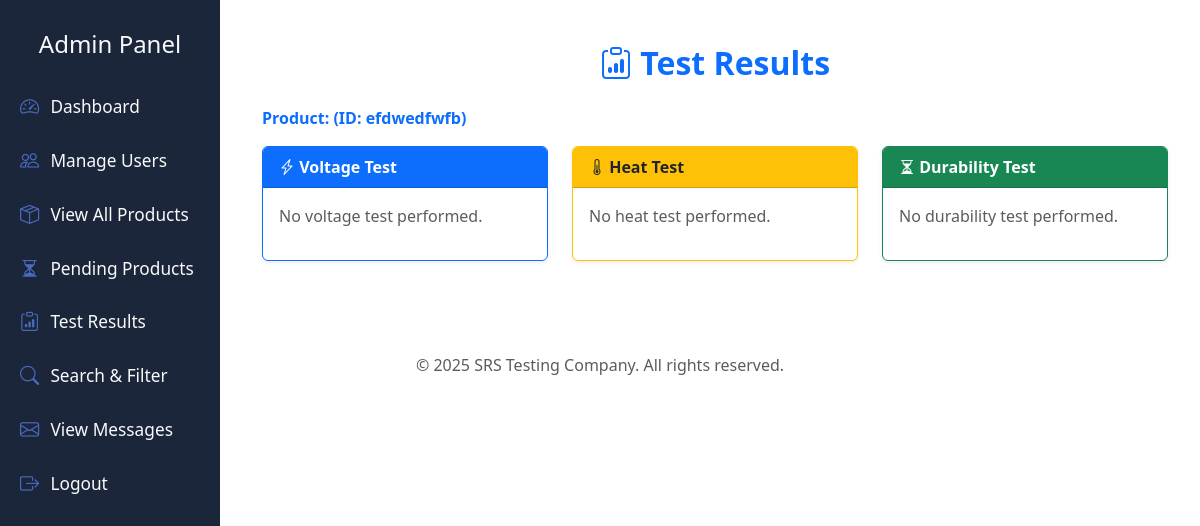
Before: /srs_testing/admin/view_test_result.php?product_id=2 (signed in) with the older database file.
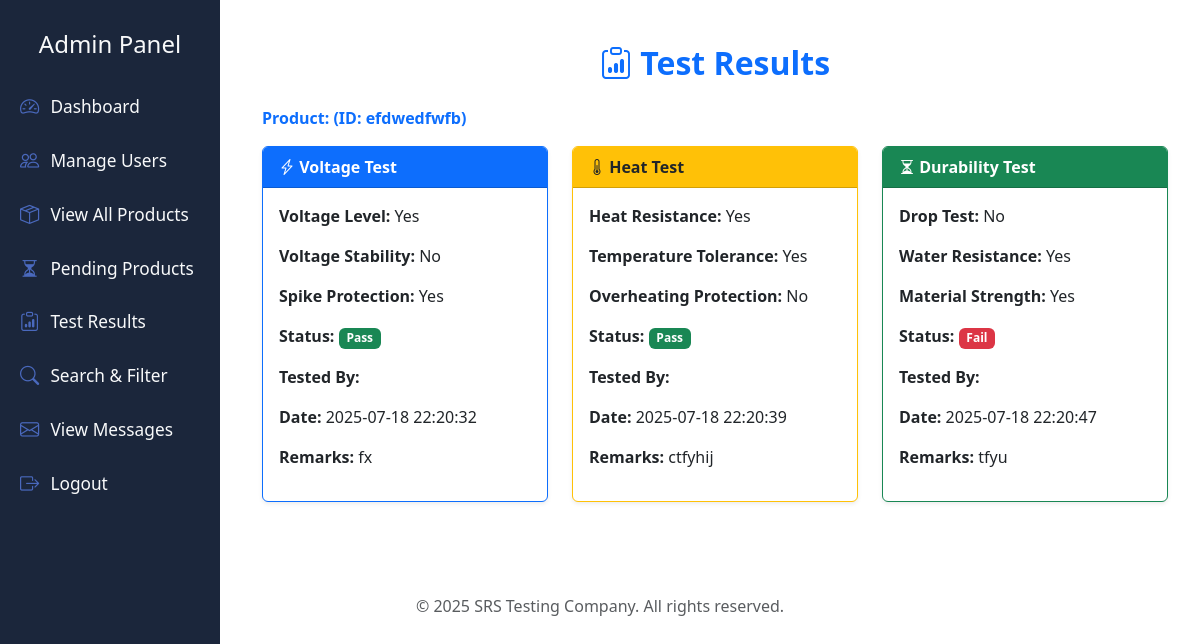
After: the same page with the newer database file.
### tables this page shows
CREATE TABLE `voltage_tests` (
  `id` int(11) NOT NULL,
  `product_id` int(11) NOT NULL,
  `voltage_level` tinyint(1) DEFAULT NULL,
  `voltage_stability` tinyint(1) DEFAULT NULL,
  `voltage_spike_protection` tinyint(1) DEFAULT NULL,
  `status` enum('Pass','Fail') DEFAULT NULL,
  `remarks` text DEFAULT NULL,
  `tested_by` varchar(100) DEFAULT NULL,
  `tested_at` datetime DEFAULT current_timestamp()
);

CREATE TABLE `heat_tests` (
  `id` int(11) NOT NULL,
  `product_id` int(11) NOT NULL,
  `heat_resistance` tinyint(1) DEFAULT NULL,
  `temperature_tolerance` tinyint(1) DEFAULT NULL,
  `overheating_protection` tinyint(1) DEFAULT NULL,
  `status` enum('Pass','Fail') DEFAULT NULL,
  `remarks` text DEFAULT NULL,
  `tested_by` varchar(100) DEFAULT NULL,
  `tested_at` datetime DEFAULT current_timestamp()
);

CREATE TABLE `durability_tests` (
  `id` int(11) NOT NULL,
  `product_id` int(11) NOT NULL,
  `drop_test` tinyint(1) DEFAULT NULL,
  `water_resistance` tinyint(1) DEFAULT NULL,
  `material_strength` tinyint(1) DEFAULT NULL,
  `status` enum('Pass','Fail') DEFAULT NULL,
  `remarks` text DEFAULT NULL,
  `tested_by` varchar(100) DEFAULT NULL,
  `tested_at` datetime DEFAULT current_timestamp()
);

### srs_testing/admin/view_test_result.php (the view, shortened to what this page needs)
<?php
include '../includes/db.php';
$product_id = $_GET['product_id'];
$stmt = $pdo->prepare("SELECT product_id, product_name FROM products WHERE id = ?");
$stmt->execute([$product_id]);
$product = $stmt->fetch();
$vtest = $pdo->prepare("SELECT * FROM voltage_tests WHERE product_id = ? ORDER BY tested_at DESC LIMIT 1");
$vtest->execute([$product_id]);
$voltage = $vtest->fetch();
$htest = $pdo->prepare("SELECT * FROM heat_tests WHERE product_id = ? ORDER BY tested_at DESC LIMIT 1");
$htest->execute([$product_id]);
$heat = $htest->fetch();
$dtest = $pdo->prepare("SELECT * FROM durability_tests WHERE product_id = ? ORDER BY tested_at DESC LIMIT 1");
$dtest->execute([$product_id]);
$durability = $dtest->fetch();
?>
<?php include '../includes/header.php'; ?>
<div class="container py-4">
  <h2 class="mb-4 text-center fw-bold text-primary"><i class="bi bi-clipboard-data"></i> Test Results</h2>
  <div class="mb-3 fw-bold text-primary">
    Product: <?= htmlspecialchars($product['product_name']) ?> (ID: <?= htmlspecialchars($product['product_id']) ?>)
  </div>
  <div class="row g-4">
    <div class="col-md-4">
      <div class="card border-primary shadow-sm">
        <div class="card-header bg-primary text-white fw-bold"><i class="bi bi-lightning-charge"></i> Voltage Test</div>
        <div class="card-body">
          <?php if ($voltage): ?>
            <p><b>Voltage Level:</b> <?= $voltage['voltage_level'] ? 'Yes' : 'No' ?></p>
            <p><b>Voltage Stability:</b> <?= $voltage['voltage_stability'] ? 'Yes' : 'No' ?></p>
            <p><b>Spike Protection:</b> <?= $voltage['voltage_spike_protection'] ? 'Yes' : 'No' ?></p>
            <p><b>Status:</b> <span class="badge bg-<?= $voltage['status']=='Pass'?'success':'danger' ?>"><?= htmlspecialchars($voltage['status']) ?></span></p>
            <p><b>Tested By:</b> <?= htmlspecialchars($voltage['tested_by']) ?></p>
            <p><b>Date:</b> <?= htmlspecialchars($voltage['tested_at']) ?></p>
            <p><b>Remarks:</b> <?= nl2br(htmlspecialchars($voltage['remarks'])) ?></p>
          <?php else: ?>
            <p class="text-muted">No voltage test performed.</p>
          <?php endif; ?>
        </div>
      </div>
    </div>
    <div class="col-md-4">
      <div class="card border-warning shadow-sm">
        <div class="card-header bg-warning text-dark fw-bold"><i class="bi bi-thermometer-half"></i> Heat Test</div>
        <div class="card-body">
          <?php if ($heat): ?>
            <p><b>Heat Resistance:</b> <?= $heat['heat_resistance'] ? 'Yes' : 'No' ?></p>
            <p><b>Temperature Tolerance:</b> <?= $heat['temperature_tolerance'] ? 'Yes' : 'No' ?></p>
            <p><b>Overheating Protection:</b> <?= $heat['overheating_protection'] ? 'Yes' : 'No' ?></p>
            <p><b>Status:</b> <span class="badge bg-<?= $heat['status']=='Pass'?'success':'danger' ?>"><?= htmlspecialchars($heat['status']) ?></span></p>
            <p><b>Tested By:</b> <?= htmlspecialchars($heat['tested_by']) ?></p>
            <p><b>Date:</b> <?= htmlspecialchars($heat['tested_at']) ?></p>
            <p><b>Remarks:</b> <?= nl2br(htmlspecialchars($heat['remarks'])) ?></p>
          <?php else: ?>
            <p class="text-muted">No heat test performed.</p>
          <?php endif; ?>
        </div>
      </div>
    </div>
    <div class="col-md-4">
      <div class="card border-success shadow-sm">
        <div class="card-header bg-success text-white fw-bold"><i class="bi bi-hourglass-split"></i> Durability Test</div>
        <div class="card-body">
          <?php if ($durability): ?>
            <p><b>Drop Test:</b> <?= $durability['drop_test'] ? 'Yes' : 'No' ?></p>
            <p><b>Water Resistance:</b> <?= $durability['water_resistance'] ? 'Yes' : 'No' ?></p>
            <p><b>Material Strength:</b> <?= $durability['material_strength'] ? 'Yes' : 'No' ?></p>
            <p><b>Status:</b> <span class="badge bg-<?= $durability['status']=='Pass'?'success':'danger' ?>"><?= htmlspecialchars($durability['status']) ?></span></p>
            <p><b>Tested By:</b> <?= htmlspecialchars($durability['tested_by']) ?></p>
            <p><b>Date:</b> <?= htmlspecialchars($durability['tested_at']) ?></p>
            <p><b>Remarks:</b> <?= nl2br(htmlspecialchars($durability['remarks'])) ?></p>
          <?php else: ?>
            <p class="text-muted">No durability test performed.</p>
          <?php endif; ?>
        </div>
      </div>
    </div>
  </div>
</div>
<?php include '../includes/footer.php'; ?>

Changed rows visible on the page:
added voltage_tests: status "Pass", tested_at "2025-07-18 22:20:32", remarks "fx"
added heat_tests: status "Pass", tested_at "2025-07-18 22:20:39", remarks "ctfyhij"
added durability_tests: status "Fail", tested_at "2025-07-18 22:20:47", remarks "tfyu"
Other visible differences:
text no longer shown: "No voltage test performed. No heat test performed. No durability test performed."
text now shown: "Voltage Level: Yes Voltage Stability: No Spike Protection: Yes Status: Tested By: Date: Remarks: Heat Resistance: Yes Temperature Tolerance: Yes Overheating Protection: No Status: Tested By: Date: Remarks: Drop Test: No Water Resistance: Yes Material Strength: Yes Status: Tested By: Date: Remarks:"
